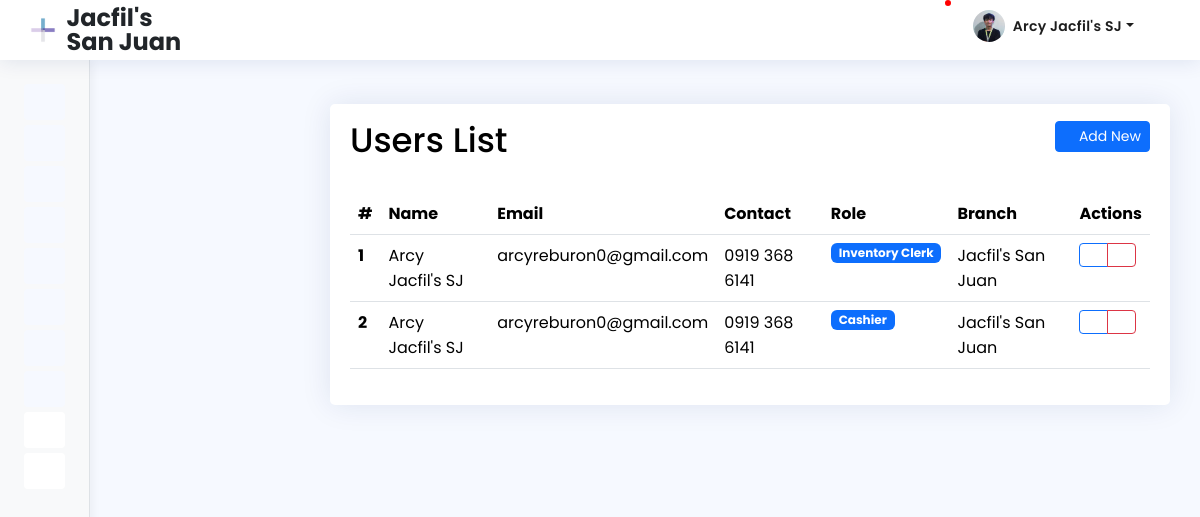
Page /settings/manage_users.php (signed in) on the committed database.
### tables this page shows
CREATE TABLE `users` (
  `id` int(20) NOT NULL,
  `username` varchar(150) NOT NULL,
  `email` varchar(150) NOT NULL,
  `cpnumber` varchar(150) NOT NULL,
  `password` varchar(250) NOT NULL,
  `name` varchar(50) NOT NULL,
  `users_role_id` int(20) NOT NULL,
  `branches_id` int(20) DEFAULT NULL
);

CREATE TABLE `users_role` (
  `id` int(20) NOT NULL,
  `role` varchar(150) NOT NULL
);

CREATE TABLE `branches` (
  `id` int(20) NOT NULL,
  `branch_name` varchar(20) NOT NULL
);

### settings/manage_users.php (the view, shortened to what this page needs)
<?php
include "../db_conn.php";
include '../includes/header.php';
include '../includes/navbar.php';
include '../includes/sidebar.php';
?>
<main id="main" class="main">
    <section class="section">
        <div class="row">
            <div class="col-lg-12">
                <div class="card">
                    <div class="card-body">
                        <div class="d-flex justify-content-between align-items-center mb-4">
                            <h5 style="margin-top: 1rem; font-size:34px; color: black;" class="card-">Users List</h5>
                            <a href="add_users.php" class="btn btn-primary btn-sm">
                                <i class="bi bi-person-plus me-1"></i>Add New
                            </a>
                        </div>
                        <div class="table-responsive">
                            <table class="table table-hover datatable">
                                <thead>
                                    <tr>
                                        <th scope="col">#</th>
                                        <th scope="col">Name</th>
                                        <th scope="col">Email</th>
                                        <th scope="col">Contact</th>
                                        <th scope="col">Role</th>
                                        <th scope="col">Branch</th>
                                        <th scope="col">Actions</th>
                                    </tr>
                                </thead>
                                <tbody>
                                    <?php
                                    $sql = "SELECT u.*, ur.role, b.branch_name
                                            FROM users u
                                            INNER JOIN users_role ur ON u.users_role_id = ur.id
                                            INNER JOIN branches b ON u.branches_id = b.id";
                                    if ($_SESSION['user_role'] !== 'Super Admin') {
                                        $sql .= " WHERE u.branches_id = " . intval($_SESSION['branches_id']);
                                        if ($_SESSION['user_role'] == 'Admin') {
                                            $sql .= " AND ur.role NOT IN ('Admin', 'Super Admin')";
                                        }
                                    }
                                    $result = $con->query($sql);
                                    $count = 1;
                                    if ($result->num_rows > 0):
                                        while ($row = $result->fetch_assoc()):
                                    ?>
                                            <tr>
                                                <th scope="row"><?= $count++ ?></th>
                                                <td><?= htmlspecialchars($row['name']) ?></td>
                                                <td><?= htmlspecialchars($row['email']) ?></td>
                                                <td><?= htmlspecialchars($row['cpnumber']) ?></td>
                                                <td><span class="badge bg-<?= getRoleBadgeColor($row['role']) ?>"><?= htmlspecialchars($row['role']) ?></span></td>
                                                <td><?= htmlspecialchars($row['branch_name']) ?></td>
                                                <td>
                                                    <div class="btn-group" role="group">
                                                        <a href="update_users.php?id=<?= $row['id'] ?>" class="btn btn-sm btn-outline-primary" data-bs-toggle="tooltip" data-bs-placement="top" title="Edit">
                                                            <i class="bi bi-pencil-square"></i>
                                                        </a>
                                                        <button class="btn btn-sm btn-outline-danger" onclick="setDeleteUserId(<?= $row['id'] ?>)" data-bs-toggle="modal" data-bs-target="#deleteUserModal" data-bs-toggle="tooltip" data-bs-placement="top" title="Delete">
                                                            <i class="bi bi-trash"></i>
                                                        </button>
                                                    </div>
                                                </td>
                                            </tr>
                                    <?php
                                        endwhile;
                                    else:
                                    ?>
                                        <tr>
                                            <td colspan="7" class="text-center">No users found</td>
                                        </tr>
                                    <?php endif; ?>
                                </tbody>
                            </table>
                        </div>
                    </div>
                </div>
            </div>
        </div>
    </section>
</main>
<?php include '../includes/footer.php'; ?>
<?php
function getRoleBadgeColor($role) {
    switch ($role) {
        default: return 'primary';
    }
}
?>

### assets/css/style.css (style rules this page uses)
:root { scroll-behavior: smooth; }
body { font-family: 'Poppins'; background: #f6f9ff; color: #444444; }
a { color: #4154f1; text-decoration: none; }
h1, h2, h3, h4, h5, h6 { font-family: 'Poppins'; }
#main { margin-top: 60px; padding: 20px 30px; transition: all 0.3s; }
.card { margin-bottom: 30px; border: none; border-radius: 5px; box-shadow: 0px 0 30px rgba(1, 41, 112, 0.1); }
.card-body { padding: 0 20px 20px 20px; }
@media (min-width: 1200px) { #main, #footer { margin-left: 300px; } }

### includes/sidebar.php (style rules this page uses)
:root { --sidebar-bg: #f8f9fa; --sidebar-width: 250px; --sidebar-item-padding: 0.75rem 1.25rem; --sidebar-icon-size: 1.25rem; --sidebar-text-size: 0.9rem; }
:root { --sidebar-bg: #f8f9fa; --sidebar-width: 300px; --sidebar-item-padding: 1rem 1.25rem; --sidebar-icon-size: 1.5rem; --sidebar-text-size: 1.1rem; --sidebar-icon-color: #495057; --sidebar-text-color: #495057; --sidebar-hover-bg: #e9ecef; --sidebar-active-bg: #e9ecef; --sidebar-active-color: #000; --sidebar-border-color: #dee2e6; --sidebar-transition: all 0.3s ease; --sidebar-border-radius: 8px; --sidebar-item-spacing: 0.5rem; }

### rows in the picture
users: name "Arcy Jacfil's SJ", email "arcyreburon0@gmail.com", cpnumber "0919 368 6141", users_role.role "Inventory Clerk", branches.branch_name "Jacfil's San Juan"
users: name "Arcy Jacfil's SJ", email "arcyreburon0@gmail.com", cpnumber "0919 368 6141", users_role.role "Cashier", branches.branch_name "Jacfil's San Juan"

### other values in the picture
$_SESSION['branch_name'] "Jacfil's San Juan"
$_SESSION['name'] "Arcy Jacfil's SJ"
